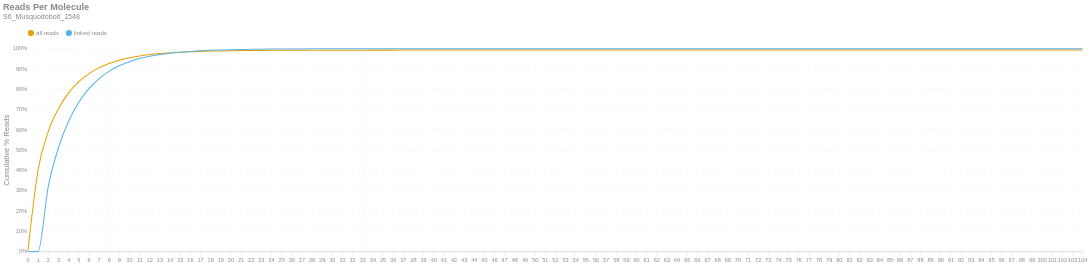

Here is the notebook cell this chart was saved with:
### Markdown cell above
### Reads per Molecule
This chart shows the cumulative distribution of the number of reads per linked molecule. That is, how many alignments are associated with a unique molecule. This excludes the number of reads associated with invalid or absent linked-read barcodes. The `linked` histogram is the percentages recalculated when disregarding singletons.

### Code cell
if SKIPLR:
    print_html(f"Skipped")
else:
    counts = np.bincount(valids['reads'].cast(pl.Int64).to_numpy())
    weighted = counts * np.arange(len(counts))
    all_perc = weighted / n_reads
    linked_perc = weighted / n_linked_reads
    linked_perc[1] = 0
    binned_df = pl.DataFrame({
        'readsper': list(range(len(counts))),
        'all reads (cumsum)': np.cumsum(all_perc).tolist(),
        'linked reads (cumsum)': np.cumsum(linked_perc).tolist(),
    })

    with SafeRender(binned_df):
        (
            density_plot(binned_df, 'Reads Per Molecule', samplename, 'readspmol')
            .encode(
                x=alt.X('readsper:O', title=None).axis(labelAngle=0).scale(padding=0),
                y=alt.Y('value:Q', title='Cumulative % Reads').axis(format='%').stack(False),
                color=alt.Color("key:N").scale(domain=["all reads", "linked reads"]),
                tooltip=[
                    alt.Tooltip("key:N", title="Data Type"),
                    alt.Tooltip("readsper:O", title="Reads Per Molecule"),
                    alt.Tooltip("value:Q", format=".2%", title="% Reads (Cum.)")
                ]            
            )
        ).display()

### Figure 1 — Vega-Lite specification as saved in the notebook (floating-point values rounded to 4 significant figures)
{"width": "container", "height": 400, "config": {"title": {"anchor": "start", "dy": -15, "fontSize": 18, "color": "#888888", "subtitleColor": "#888888", "subtitleFontSize": 14}, "arc": {"fill": "#0072B2"}, "axis": {"domainColor": "#888888", "domainWidth": 0.5, "gridWidth": 0.2, "grid": false, "titleFontWeight": 400, "titleFontSize": 15, "labelFontSize": 11, "labelColor": "#888888", "tickColor": "#888888", "tickWidth": 0.2, "titleColor": "#888888"}, "axisBand": {"grid": false}, "axisX": {"grid": true, "tickSize": 10, "domainCap": "round"}, "axisY": {"domain": false, "grid": true, "tickSize": 0, "domainCap": "round"}, "background": "transparent", "header": {"labelFontSize": 15, "labelColor": "#888888", "titleFontSize": 15, "titleFontWeight": 600, "titleColor": "#888888"}, "legend": {"labelFont": "sans-serif", "labelFontSize": 12, "labelColor": "#888888", "symbolSize": 100, "symbolType": "circle", "titleFontSize": 12, "titlePadding": 10, "titleColor": "#888888", "title": null, "orient": "top"}, "range": {"category": ["#E69F00", "#56B4E9", "#009E73", "#F0E442", "#0072B2", "#D55E00", "#CC79A7", "#000000"], "diverging": ["#cfe8f3", "#a2d4ec", "#73bfe2", "#46abdb", "#1696d2", "#12719e"]}, "area": {"fill": "#0072B2", "fillOpacity": 0.7, "line": true, "strokeOpacity": 0.7}, "line": {"color": "#0072B2", "stroke": "#0072B2", "strokeWidth": 2}, "trail": {"color": "#0072B2", "stroke": "#0072B2", "strokeWidth": 0, "size": 1}, "point": {"filled": true, "fillOpacity": 1.0, "size": 95}, "text": {"color": "#888888", "fontSize": 11, "align": "right", "fontWeight": 400, "size": 11}, "bar": {"fill": "#0072B2", "stroke": null}, "view": {"stroke": null, "continuousWidth": 660, "continuousHeight": 400}}, "data": {"name": "data-a748b2328c57b209a37c409cb47938ad"}, "mark": {"type": "line", "interpolate": "monotone", "point": {"opacity": 0, "size": 275}}, "encoding": {"color": {"field": "key", "scale": {"domain": ["all reads", "linked reads"]}, "type": "nominal"}, "tooltip": [{"field": "key", "title": "Data Type", "type": "nominal"}, {"field": "readsper", "title": "Reads Per Molecule", "type": "ordinal"}, {"field": "value", "format": ".2%", "title": "% Reads (Cum.)", "type": "quantitative"}], "x": {"axis": {"labelAngle": 0}, "field": "readsper", "scale": {"padding": 0}, "title": null, "type": "ordinal"}, "y": {"axis": {"format": "%"}, "field": "value", "stack": false, "title": "Cumulative % Reads", "type": "quantitative"}}, "params": [{"name": "param_c36ac31b6afebe62", "select": {"type": "point", "fields": ["key"]}, "bind": "legend"}], "title": {"text": "Reads Per Molecule", "subtitle": "S6_Musquodoboit_1548"}, "transform": [{"fold": ["all reads (cumsum)", "linked reads (cumsum)"]}, {"calculate": "replace(datum.key, ' (cumsum)', '')", "as": "key"}, {"filter": {"param": "param_c36ac31b6afebe62"}}], "usermeta": {"embedOptions": {"downloadFileName": "S6_Musquodoboit_1548.readspmol"}}, "$schema": "https://vega.github.io/schema/vega-lite/v6.1.0.json", "datasets": {"data-a748b2328c57b209a37c409cb47938ad": [{"readsper": 0, "all reads (cumsum)": 0.0, "linked reads (cumsum)": 0.0}, {"readsper": 1, "all reads (cumsum)": 0.4016, "linked reads (cumsum)": 0.0}, {"readsper": 2, "all reads (cumsum)": 0.5895, "linked reads (cumsum)": 0.3177}, {"readsper": 3, "all reads (cumsum)": 0.703, "linked reads (cumsum)": 0.5097}, {"readsper": 4, "all reads (cumsum)": 0.7806, "linked reads (cumsum)": 0.6408}, {"readsper": 5, "all reads (cumsum)": 0.8358, "linked reads (cumsum)": 0.7342}, {"readsper": 6, "all reads (cumsum)": 0.8757, "linked reads (cumsum)": 0.8018}, {"readsper": 7, "all reads (cumsum)": 0.9052, "linked reads (cumsum)": 0.8516}, {"readsper": 8, "all reads (cumsum)": 0.9269, "linked reads (cumsum)": 0.8883}, {"readsper": 9, "all reads (cumsum)": 0.943, "linked reads (cumsum)": 0.9155}, {"readsper": 10, "all reads (cumsum)": 0.955, "linked reads (cumsum)": 0.9358}, {"readsper": 11, "all reads (cumsum)": 0.964, "linked reads (cumsum)": 0.9511}, {"readsper": 12, "all reads (cumsum)": 0.9708, "linked reads (cumsum)": 0.9625}, {"readsper": 13, "all reads (cumsum)": 0.9758, "linked reads (cumsum)": 0.9709}, {"readsper": 14, "all reads (cumsum)": 0.9796, "linked reads (cumsum)": 0.9774}, {"readsper": 15, "all reads (cumsum)": 0.9826, "linked reads (cumsum)": 0.9824}, {"readsper": 16, "all reads (cumsum)": 0.9849, "linked reads (cumsum)": 0.9863}, {"readsper": 17, "all reads (cumsum)": 0.9867, "linked reads (cumsum)": 0.9894}, {"readsper": 18, "all reads (cumsum)": 0.988, "linked reads (cumsum)": 0.9917}, {"readsper": 19, "all reads (cumsum)": 0.9891, "linked reads (cumsum)": 0.9934}, {"readsper": 20, "all reads (cumsum)": 0.9899, "linked reads (cumsum)": 0.9948}, {"readsper": 21, "all reads (cumsum)": 0.9905, "linked reads (cumsum)": 0.9959}, {"readsper": 22, "all reads (cumsum)": 0.991, "linked reads (cumsum)": 0.9967}, {"readsper": 23, "all reads (cumsum)": 0.9914, "linked reads (cumsum)": 0.9974}, {"readsper": 24, "all reads (cumsum)": 0.9917, "linked reads (cumsum)": 0.9979}, {"readsper": 25, "all reads (cumsum)": 0.9919, "linked reads (cumsum)": 0.9983}, {"readsper": 26, "all reads (cumsum)": 0.9921, "linked reads (cumsum)": 0.9986}, {"readsper": 27, "all reads (cumsum)": 0.9923, "linked reads (cumsum)": 0.9989}, {"readsper": 28, "all reads (cumsum)": 0.9925, "linked reads (cumsum)": 0.9991}, {"readsper": 29, "all reads (cumsum)": 0.9925, "linked reads (cumsum)": 0.9993}, {"readsper": 30, "all reads (cumsum)": 0.9926, "linked reads (cumsum)": 0.9994}, {"readsper": 31, "all reads (cumsum)": 0.9927, "linked reads (cumsum)": 0.9995}, {"readsper": 32, "all reads (cumsum)": 0.9927, "linked reads (cumsum)": 0.9996}, {"readsper": 33, "all reads (cumsum)": 0.9928, "linked reads (cumsum)": 0.9997}, {"readsper": 34, "all reads (cumsum)": 0.9928, "linked reads (cumsum)": 0.9997}, {"readsper": 35, "all reads (cumsum)": 0.9928, "linked reads (cumsum)": 0.9998}, {"readsper": 36, "all reads (cumsum)": 0.9929, "linked reads (cumsum)": 0.9998}, {"readsper": 37, "all reads (cumsum)": 0.9929, "linked reads (cumsum)": 0.9999}, {"readsper": 38, "all reads (cumsum)": 0.9929, "linked reads (cumsum)": 0.9999}, {"readsper": 39, "all reads (cumsum)": 0.9929, "linked reads (cumsum)": 0.9999}, {"readsper": 40, "all reads (cumsum)": 0.9929, "linked reads (cumsum)": 0.9999}, {"readsper": 41, "all reads (cumsum)": 0.9929, "linked reads (cumsum)": 0.9999}, {"readsper": 42, "all reads (cumsum)": 0.9929, "linked reads (cumsum)": 0.9999}, {"readsper": 43, "all reads (cumsum)": 0.9929, "linked reads (cumsum)": 0.9999}, {"readsper": 44, "all reads (cumsum)": 0.9929, "linked reads (cumsum)": 0.9999}, {"readsper": 45, "all reads (cumsum)": 0.9929, "linked reads (cumsum)": 0.9999}, {"readsper": 46, "all reads (cumsum)": 0.9929, "linked reads (cumsum)": 0.9999}, {"readsper": 47, "all reads (cumsum)": 0.9929, "linked reads (cumsum)": 0.9999}, {"readsper": 48, "all reads (cumsum)": 0.9929, "linked reads (cumsum)": 0.9999}, {"readsper": 49, "all reads (cumsum)": 0.9929, "linked reads (cumsum)": 0.9999}, {"readsper": 50, "all reads (cumsum)": 0.9929, "linked reads (cumsum)": 0.9999}, {"readsper": 51, "all reads (cumsum)": 0.9929, "linked reads (cumsum)": 1.0}, {"readsper": 52, "all reads (cumsum)": 0.9929, "linked reads (cumsum)": 1.0}, {"readsper": 53, "all reads (cumsum)": 0.9929, "linked reads (cumsum)": 1.0}, {"readsper": 54, "all reads (cumsum)": 0.9929, "linked reads (cumsum)": 1.0}, {"readsper": 55, "all reads (cumsum)": 0.9929, "linked reads (cumsum)": 1.0}, {"readsper": 56, "all reads (cumsum)": 0.9929, "linked reads (cumsum)": 1.0}, {"readsper": 57, "all reads (cumsum)": 0.9929, "linked reads (cumsum)": 1.0}, {"readsper": 58, "all reads (cumsum)": 0.9929, "linked reads (cumsum)": 1.0}, {"readsper": 59, "all reads (cumsum)": 0.9929, "linked reads (cumsum)": 1.0}, {"readsper": 60, "all reads (cumsum)": 0.9929, "linked reads (cumsum)": 1.0}, {"readsper": 61, "all reads (cumsum)": 0.9929, "linked reads (cumsum)": 1.0}, {"readsper": 62, "all reads (cumsum)": 0.9929, "linked reads (cumsum)": 1.0}, {"readsper": 63, "all reads (cumsum)": 0.9929, "linked reads (cumsum)": 1.0}, {"readsper": 64, "all reads (cumsum)": 0.9929, "linked reads (cumsum)": 1.0}, {"readsper": 65, "all reads (cumsum)": 0.9929, "linked reads (cumsum)": 1.0}, {"readsper": 66, "all reads (cumsum)": 0.9929, "linked reads (cumsum)": 1.0}, {"readsper": 67, "all reads (cumsum)": 0.9929, "linked reads (cumsum)": 1.0}, {"readsper": 68, "all reads (cumsum)": 0.993, "linked reads (cumsum)": 1.0}, {"readsper": 69, "all reads (cumsum)": 0.993, "linked reads (cumsum)": 1.0}, {"readsper": 70, "all reads (cumsum)": 0.993, "linked reads (cumsum)": 1.0}, {"readsper": 71, "all reads (cumsum)": 0.993, "linked reads (cumsum)": 1.0}, {"readsper": 72, "all reads (cumsum)": 0.993, "linked reads (cumsum)": 1.0}, {"readsper": 73, "all reads (cumsum)": 0.993, "linked reads (cumsum)": 1.0}, {"readsper": 74, "all reads (cumsum)": 0.993, "linked reads (cumsum)": 1.0}, {"readsper": 75, "all reads (cumsum)": 0.993, "linked reads (cumsum)": 1.0}, {"readsper": 76, "all reads (cumsum)": 0.993, "linked reads (cumsum)": 1.0}, {"readsper": 77, "all reads (cumsum)": 0.993, "linked reads (cumsum)": 1.0}, {"readsper": 78, "all reads (cumsum)": 0.993, "linked reads (cumsum)": 1.0}, {"readsper": 79, "all reads (cumsum)": 0.993, "linked reads (cumsum)": 1.0}, {"readsper": 80, "all reads (cumsum)": 0.993, "linked reads (cumsum)": 1.0}, {"readsper": 81, "all reads (cumsum)": 0.993, "linked reads (cumsum)": 1.0}, {"readsper": 82, "all reads (cumsum)": 0.993, "linked reads (cumsum)": 1.0}, {"readsper": 83, "all reads (cumsum)": 0.993, "linked reads (cumsum)": 1.0}, {"readsper": 84, "all reads (cumsum)": 0.993, "linked reads (cumsum)": 1.0}, {"readsper": 85, "all reads (cumsum)": 0.993, "linked reads (cumsum)": 1.0}, {"readsper": 86, "all reads (cumsum)": 0.993, "linked reads (cumsum)": 1.0}, {"readsper": 87, "all reads (cumsum)": 0.993, "linked reads (cumsum)": 1.0}, {"readsper": 88, "all reads (cumsum)": 0.993, "linked reads (cumsum)": 1.0}, {"readsper": 89, "all reads (cumsum)": 0.993, "linked reads (cumsum)": 1.0}, {"readsper": 90, "all reads (cumsum)": 0.993, "linked reads (cumsum)": 1.0}, {"readsper": 91, "all reads (cumsum)": 0.993, "linked reads (cumsum)": 1.0}, {"readsper": 92, "all reads (cumsum)": 0.993, "linked reads (cumsum)": 1.0}, {"readsper": 93, "all reads (cumsum)": 0.993, "linked reads (cumsum)": 1.0}, {"readsper": 94, "all reads (cumsum)": 0.993, "linked reads (cumsum)": 1.0}, {"readsper": 95, "all reads (cumsum)": 0.993, "linked reads (cumsum)": 1.0}, {"readsper": 96, "all reads (cumsum)": 0.993, "linked reads (cumsum)": 1.0}, {"readsper": 97, "all reads (cumsum)": 0.993, "linked reads (cumsum)": 1.0}, {"readsper": 98, "all reads (cumsum)": 0.993, "linked reads (cumsum)": 1.0}, {"readsper": 99, "all reads (cumsum)": 0.993, "linked reads (cumsum)": 1.0}, {"readsper": 100, "all reads (cumsum)": 0.993, "linked reads (cumsum)": 1.0}, {"readsper": 101, "all reads (cumsum)": 0.993, "linked reads (cumsum)": 1.0}, {"readsper": 102, "all reads (cumsum)": 0.993, "linked reads (cumsum)": 1.0}, {"readsper": 103, "all reads (cumsum)": 0.993, "linked reads (cumsum)": 1.0}, {"readsper": 104, "all reads (cumsum)": 0.993, "linked reads (cumsum)": 1.0}]}}
